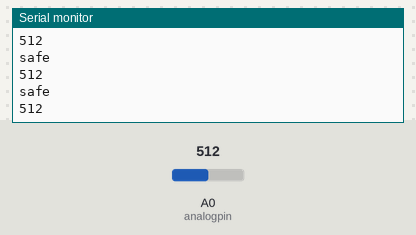
Recording of a sketch running on a simulated Arduino Uno, built with avr-gcc and run on an emulated ATmega328P. Shown: the last lines printed to the serial monitor. Inputs (shaded band) come from the test bench; at power-on: A0 (analogpin) = 512.

Above: at 1.3 s.
1.4 s: A0 (analogpin) set to 240
At 1.81 s:
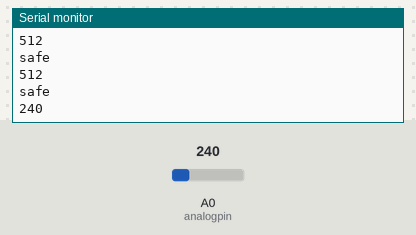
4.0 s: A0 (analogpin) set to 260
At 4.81 s:
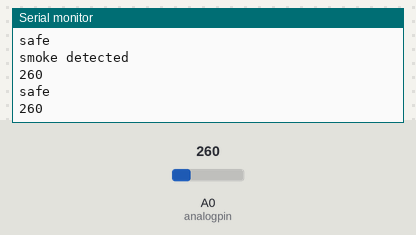
Timing chart, 0 to 7.0 s (numbered marks = the images above; inputs shaded):
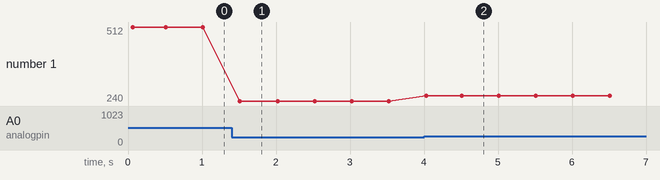

The sketch:

smoke_detection.ino
```cpp
int analogpin = A0;
int SensorValue = 0;

void setup() {
  Serial.begin(9600);
  pinMode(analogpin , INPUT);
  Serial.println("using Smoke Sensor with Arduino");
  Serial. println("coding by harshit jindal");
  Serial.println();
}

void loop() {

  SensorValue = analogRead(analogpin);
  Serial.println(SensorValue);
  delay(500);
  if(SensorValue>200)
  {
    Serial.println("safe");
  }
  if(SensorValue<250)
  {
    Serial.println("smoke detected");
  }
}
```

Measured:
- after the input at 1.4 s, the serial monitor: prints a new line after 0.11 s (image 1)
- after the input at 4.0 s, the serial monitor: prints a new line at once (image 2)
- plotted number 1: 512 → 240 after the input at 1.4 s, 240 → 260 after the input at 4.0 s
